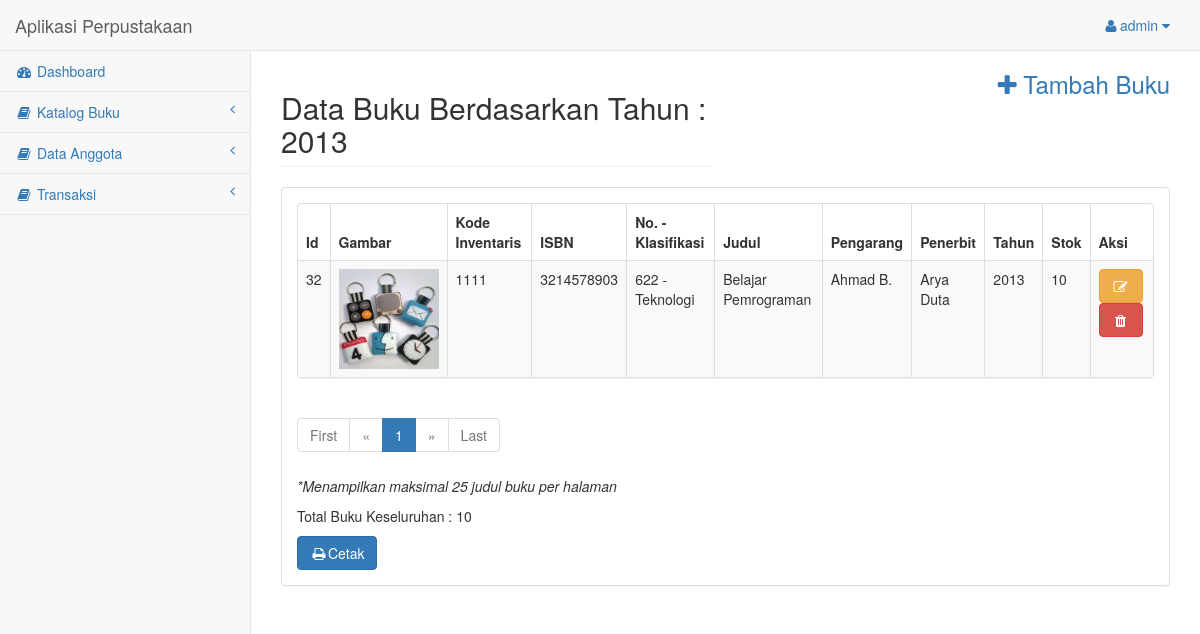
/halaman_admin/bukulist-tahun.php?id=2013 (signed in), run on the app's committed database.
### tables this page shows
CREATE TABLE `buku` (
  `id_buku` int(5) NOT NULL,
  `foto` varchar(255) NOT NULL,
  `kode` varchar(20) NOT NULL,
  `isbn` varchar(30) NOT NULL,
  `judul` varchar(100) NOT NULL,
  `pengarang` varchar(30) NOT NULL,
  `penerbit` varchar(30) NOT NULL,
  `tahun` varchar(5) NOT NULL,
  `stok` int(5) NOT NULL,
  `id_kategori` int(5) NOT NULL,
  `id_klasifikasi` varchar(10) NOT NULL,
  `nomor_klasifikasi` varchar(5) NOT NULL,
  `klasifikasi` varchar(50) NOT NULL
);

### halaman_admin/bukulist-tahun.php (the view, shortened to what this page needs)
<?php
include("layout-header.php");
$id = $_GET['id'];
$sql = mysqli_query($koneksi, "SELECT * FROM buku WHERE tahun = '$id'");
$bukutahun = mysqli_fetch_array($sql);
?>
<div id="page-wrapper">
    <div class="row">
        <div class="col-md-6">
            <h2 class="page-header">Data Buku Berdasarkan Tahun : <?php echo $bukutahun['tahun'] ?></h2>
        </div>
        <div class="col-md-6">
            <a href="buku-formtambah.php" style="margin-right: 15px; margin-bottom: 20px;"><h3 class="text-right"><i class="fa fa-plus"></i> Tambah Buku</h3></a>
        </div>
    </div>
    <div class="row">
        <div class="col-lg-12">
            <div class="panel panel-default">
                <div class="panel-body">
                    <div class="row">
                        <div class="col-lg-12">
                            <div class="panel panel-default">
                                <div class="table-responsive">
                                    <table class="table table-striped table-bordered table-hover">
                                        <?php
                                        $totalstok = '';
                                        $idtahun = '';
                                        $page = (isset($_GET['page'])) ? $_GET['page'] : 1;
                                        $limit = 1;
                                        $limit_start = ($page - 1) * $limit;
                                        $sql1 = "SELECT * FROM buku WHERE tahun = '$id' LIMIT ".$limit_start.",".$limit;
                                        $query = mysqli_query($koneksi, $sql1);
                                        if (mysqli_num_rows($query) < 1) {
                                            echo "Tidak Ada Data";
                                        } else {
                                            echo "<thead>";
                                            echo "<tr>";
                                            echo "<th>Id</th>";
                                            echo "<th>Gambar</th>";
                                            echo "<th>Kode Inventaris</th>";
                                            echo "<th>ISBN</th>";
                                            echo "<th>No. - Klasifikasi</th>";
                                            echo "<th>Judul</th>";
                                            echo "<th>Pengarang</th>";
                                            echo "<th>Penerbit</th>";
                                            echo "<th>Tahun</th>";
                                            echo "<th>Stok</th>";
                                            echo "<th>Aksi</th>";
                                            echo "</tr>";
                                            echo "</thead>";
                                        }
                                        while ($buku = mysqli_fetch_array($query)){
                                            $stok[] = $buku['stok'];
                                            $totalstok = array_sum($stok);
                                            $idtahun = $buku['tahun'];
                                            echo "<tbody>";
                                            echo "<tr>";
                                            echo "<td>".$buku['id_buku']."</td>";
                                            echo "<td><img src='gambar_buku/".$buku['foto']."' width='100' height='100'></td>";
                                            echo "<td>".$buku['kode']."</td>";
                                            echo "<td>".$buku['isbn']."</td>";
                                            echo "<td>".$buku['nomor_klasifikasi']." - ".$buku['klasifikasi']."</td>";
                                            echo "<td>".$buku['judul']."</td>";
                                            echo "<td>".$buku['pengarang']."</td>";
                                            echo "<td>".$buku['penerbit']."</td>";
                                            echo "<td>".$buku['tahun']."</td>";
                                            echo "<td>".$buku['stok']."</td>";
                                            echo "<td>";
                                            echo "<a class='btn btn-warning' data-toggle='tooltip' data-placement='left' title='Edit' href='buku-formedit.php?id_buku=".$buku['id_buku']."'><i class='fa fa-edit fa-fw'></i></a>  <a class='btn btn-danger' data-toggle='tooltip' data-placement='left' title='Hapus' href='buku-hapus.php?id_buku=".$buku['id_buku']."' onClick ='return hapus()'><i class='fa fa-trash fa-fw'></i></a>";
                                            echo "</td>";
                                            echo "</tr>";
                                            echo "</tbody>";
                                        }
                                        ?>
                                    </table>
                                </div>
                            </div>
                            <div class="row">
                                <div class="col-lg-6">
                                <ul class="pagination">
                                    <?php
                                if ($page == 1) {
                                    ?>
                                    <li class="disabled"><a href="#">First</a></li>
                                    <li class="disabled"><a href="#">&laquo;</a></li>
                                    <?php
                                } else {
                                    $link_prev = ($page > 1) ? $page - 1 : 1;
                                    ?>
                                    <li><a href="bukulist-tahun.php?id=<?php echo $id; ?>&page=1">First</a></li>
                                    <li><a href="bukulist-tahun.php?id=<?php echo $id; ?>&page=<?php echo $link_prev; ?>">&laquo;</a></li>
                                    <?php
                                }
                                ?>
                                <?php
                                $sql2 = "SELECT COUNT(*) AS jmlh FROM buku WHERE tahun='$id'";
                                $query2 = mysqli_query($koneksi, $sql2);
                                $get_jumlah = mysqli_fetch_array($query2);
                                $jumlah_page = ceil($get_jumlah['jmlh'] / $limit);
                                $jumlah_number = 3;
                                $start_number = ($page > $jumlah_number) ? $page - $jumlah_number : 1;
                                $end_number = ($page < ($jumlah_page - $jumlah_number)) ? $page + $jumlah_number : $jumlah_page;
                                for ($i = $start_number; $i <= $end_number; $i++) {
                                    $link_active = ($page == $i) ? 'class="active"' : '';
                                    ?>
                                    <li <?php echo $link_active; ?>><a href="bukulist-tahun.php?id=<?php echo $id; ?>&page=<?php echo $i; ?>"><?php echo $i; ?></a></li>
                                    <?php
                                }
                                ?>
                                <?php
                                if ($page == $jumlah_page) {
                                    ?>
                                    <li class="disabled"><a href="#">&raquo;</a></li>
                                    <li class="disabled"><a href="#">Last</a></li>
                                    <?php
                                } else {
                                    $link_next = ($page < $jumlah_page) ? $page + 1 : $jumlah_page;
                                    ?>
                                    <li><a href="bukulist-tahun.php?id=<?php echo $id; ?>&page=<?php echo $link_next; ?>">&raquo;</a></li>
                                    <li><a href="bukulist-tahun.php?id=<?php echo $id; ?>&page=<?php echo $jumlah_page; ?>">Last</a></li>
                                    <?php
                                }
                                ?>
                            </ul>
                        </div>
                    </div>
                    <p><i>*Menampilkan maksimal 25 judul buku per halaman</i></p>
                    <p>Total Buku Keseluruhan : <?php echo $totalstok;  ?></p>
                </div>
            </div>
            <div class="row">
                <div class="col-lg-6">
                    <?php
                    echo "<a class='btn btn-primary' data-toggle='tooltip' data-placement='left' title='Cetak' href='cetakbukutahun.php?id=".$idtahun."' target='_blank'><i class='fa fa-print fa-fw'></i>Cetak</a>";
                    ?>
                </div>
            </div>
        </div>
    </div>
</div>
</div>
</div>
</div>
<?php include("layout-footer.php"); ?>

### data on the page
buku: tahun "2013", id_buku "32", foto (picture), kode "1111", isbn "3214578903", nomor_klasifikasi "622", klasifikasi "Teknologi", judul "Belajar Pemrograman", pengarang "Ahmad B.", penerbit "Arya Duta", stok "10"

### other printed values
$_SESSION['username'] "admin"
$totalstok "10"
